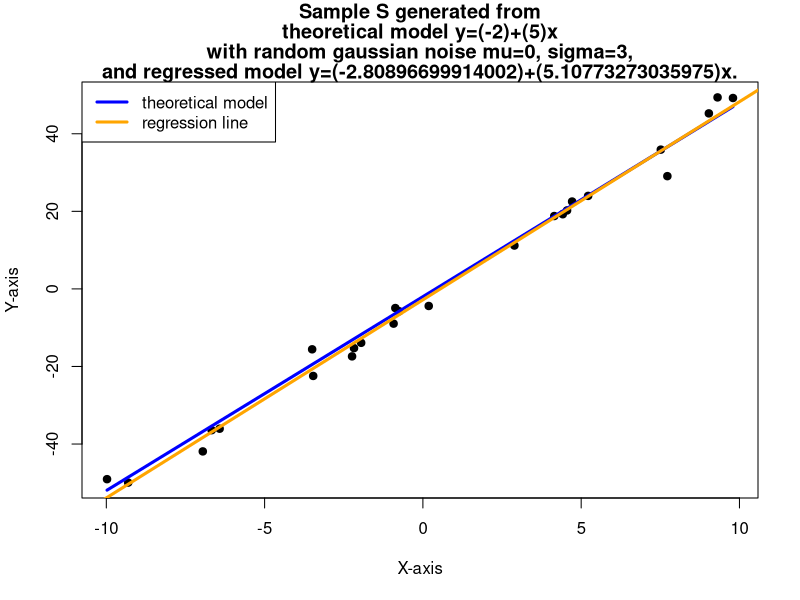
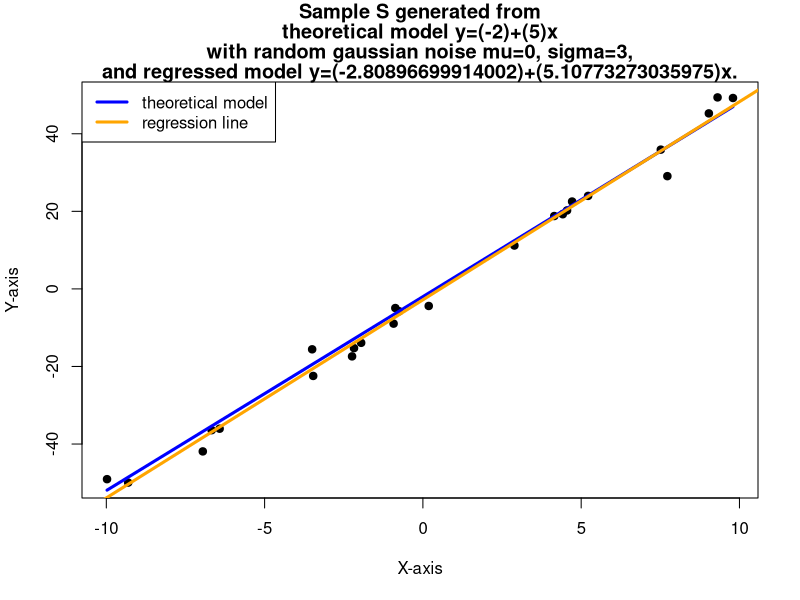

The R script that drew these images, in order:
## ---- chunk 1

# Get the seed, variable and model parameters. The parameters below will be
# input by the user in the app.

set.seed(12345)
num <- 25
minx <- -10
maxx <- 10
model_int <- -2
model_slope <- 5
model_std_dev <- 3

# Generate the theoretical model and random sample.

xvals <- runif(num,minx,maxx)
theoretical <- function(x){model_int+model_slope*x}
yvals <- theoretical(xvals) +rnorm(num,0,model_std_dev)

# Generate the regression line. The checkboxes in the shiny app allow you to
# choose any combination of intercept and slope. If no parameters are selected,
# the plot will simply be the original theoretical model and sampled data set.

fit <- lm(yvals ~ xvals)
reg_int <- fit$coefficients[1]
reg_slope <- fit$coefficients[2]

# Generate the plot of the theoretical model, sample, and regressed line.

library(ggplot2)
plot(xvals, yvals,
     xlab ="X-axis", ylab = "Y-axis",
     pch = 19, col = "black",
     main = c(paste("Sample S generated from"),
              paste("theoretical model y=(",model_int,
                    ")+(",model_slope,")x",sep=""),
              paste("with random gaussian noise mu=0, sigma="
                    ,model_std_dev,",",sep=""),
              paste("and regressed model y=(",
                    reg_int,")+(",reg_slope,")x.",sep="")))
lines(xvals,theoretical(xvals), col = "blue",lwd = 3)
abline(fit,col="orange",lwd = 3)
legend("topleft", legend = c("theoretical model", "regression line"),
       lwd = 3, lty = c(1, 1), col = c("blue", "orange"))
plot_from_params<-recordPlot() # save the plot
## ---- chunk 2
# print the plot
plot_from_params
